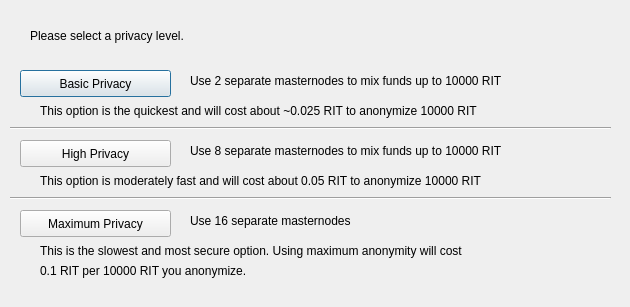
<?xml version="1.0" encoding="UTF-8"?>
<ui version="4.0">
 <class>ObfuscationConfig</class>
 <widget class="QDialog" name="ObfuscationConfig">
  <property name="geometry">
   <rect>
    <x>0</x>
    <y>0</y>
    <width>630</width>
    <height>307</height>
   </rect>
  </property>
  <property name="windowTitle">
   <string>Configure Obfuscation</string>
  </property>
  <widget class="QPushButton" name="buttonBasic">
   <property name="geometry">
    <rect>
     <x>20</x>
     <y>70</y>
     <width>151</width>
     <height>27</height>
    </rect>
   </property>
   <property name="text">
    <string>Basic Privacy</string>
   </property>
  </widget>
  <widget class="QPushButton" name="buttonHigh">
   <property name="geometry">
    <rect>
     <x>20</x>
     <y>140</y>
     <width>151</width>
     <height>27</height>
    </rect>
   </property>
   <property name="text">
    <string>High Privacy</string>
   </property>
  </widget>
  <widget class="QPushButton" name="buttonMax">
   <property name="geometry">
    <rect>
     <x>20</x>
     <y>210</y>
     <width>151</width>
     <height>27</height>
    </rect>
   </property>
   <property name="text">
    <string>Maximum Privacy</string>
   </property>
  </widget>
  <widget class="QLabel" name="label">
   <property name="geometry">
    <rect>
     <x>30</x>
     <y>20</y>
     <width>571</width>
     <height>31</height>
    </rect>
   </property>
   <property name="text">
    <string>Please select a privacy level.</string>
   </property>
  </widget>
  <widget class="QLabel" name="label_2">
   <property name="geometry">
    <rect>
     <x>190</x>
     <y>70</y>
     <width>421</width>
     <height>21</height>
    </rect>
   </property>
   <property name="text">
    <string>Use 2 separate masternodes to mix funds up to 10000 RIT</string>
   </property>
  </widget>
  <widget class="QLabel" name="label_3">
   <property name="geometry">
    <rect>
     <x>190</x>
     <y>140</y>
     <width>411</width>
     <height>21</height>
    </rect>
   </property>
   <property name="text">
    <string>Use 8 separate masternodes to mix funds up to 10000 RIT</string>
   </property>
  </widget>
  <widget class="QLabel" name="label_4">
   <property name="geometry">
    <rect>
     <x>190</x>
     <y>210</y>
     <width>421</width>
     <height>21</height>
    </rect>
   </property>
   <property name="text">
    <string>Use 16 separate masternodes</string>
   </property>
  </widget>
  <widget class="QLabel" name="label_6">
   <property name="geometry">
    <rect>
     <x>40</x>
     <y>100</y>
     <width>561</width>
     <height>21</height>
    </rect>
   </property>
   <property name="text">
    <string>This option is the quickest and will cost about ~0.025 RIT to anonymize 10000 RIT</string>
   </property>
  </widget>
  <widget class="QLabel" name="label_7">
   <property name="geometry">
    <rect>
     <x>40</x>
     <y>170</y>
     <width>561</width>
     <height>21</height>
    </rect>
   </property>
   <property name="text">
    <string>This option is moderately fast and will cost about 0.05 RIT to anonymize 10000 RIT</string>
   </property>
  </widget>
  <widget class="QLabel" name="label_8">
   <property name="geometry">
    <rect>
     <x>40</x>
     <y>240</y>
     <width>561</width>
     <height>21</height>
    </rect>
   </property>
   <property name="text">
    <string>This is the slowest and most secure option. Using maximum anonymity will cost</string>
   </property>
  </widget>
  <widget class="QLabel" name="label_9">
   <property name="geometry">
    <rect>
     <x>40</x>
     <y>260</y>
     <width>561</width>
     <height>21</height>
    </rect>
   </property>
   <property name="text">
    <string>0.1 RIT per 10000 RIT you anonymize.</string>
   </property>
  </widget>
  <widget class="Line" name="line">
   <property name="geometry">
    <rect>
     <x>10</x>
     <y>120</y>
     <width>601</width>
     <height>16</height>
    </rect>
   </property>
   <property name="orientation">
    <enum>Qt::Horizontal</enum>
   </property>
  </widget>
  <widget class="Line" name="line_2">
   <property name="geometry">
    <rect>
     <x>10</x>
     <y>190</y>
     <width>601</width>
     <height>16</height>
    </rect>
   </property>
   <property name="orientation">
    <enum>Qt::Horizontal</enum>
   </property>
  </widget>
 </widget>
 <resources/>
 <connections/>
</ui>
